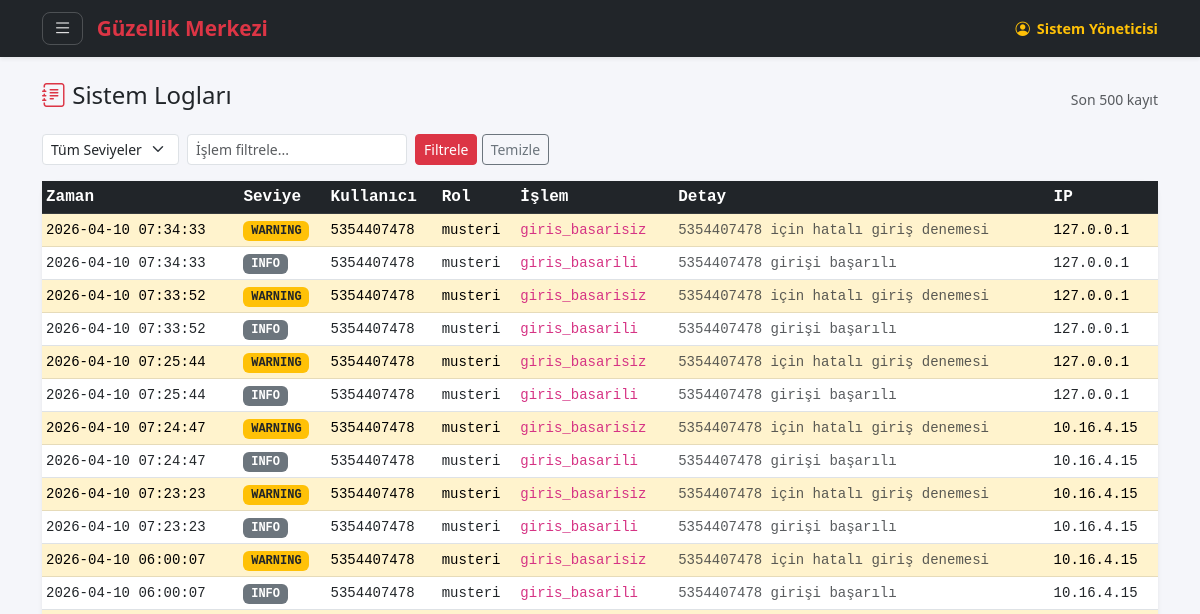
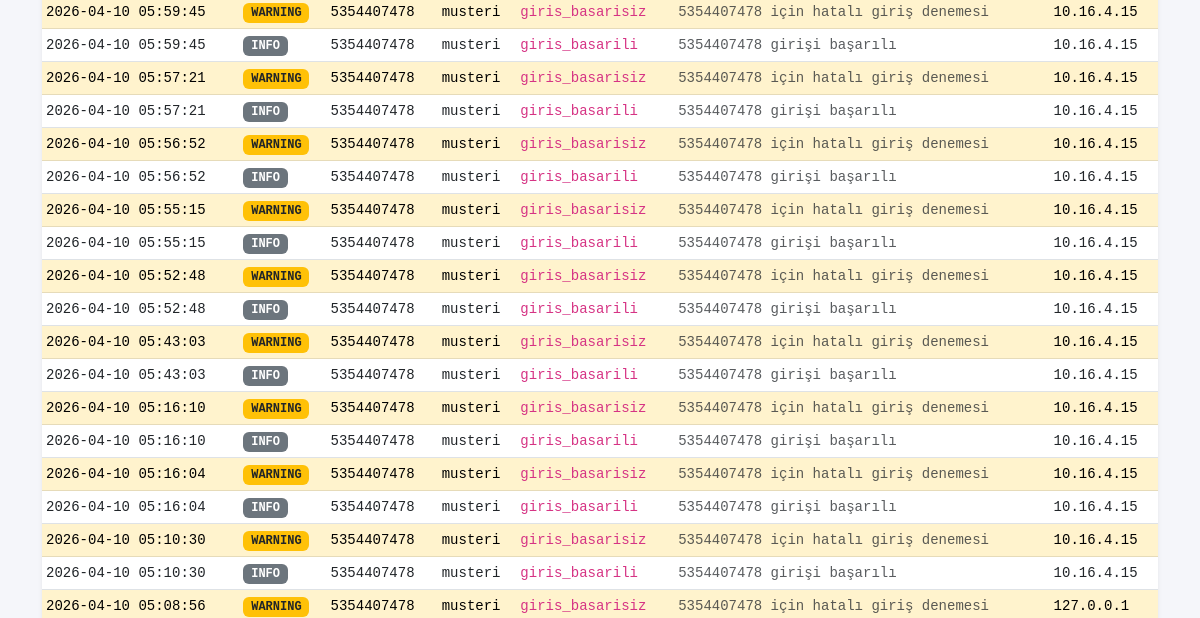
Page /admin/loglar (signed in, upper part) on the earlier database version (2 pictures, top to bottom).
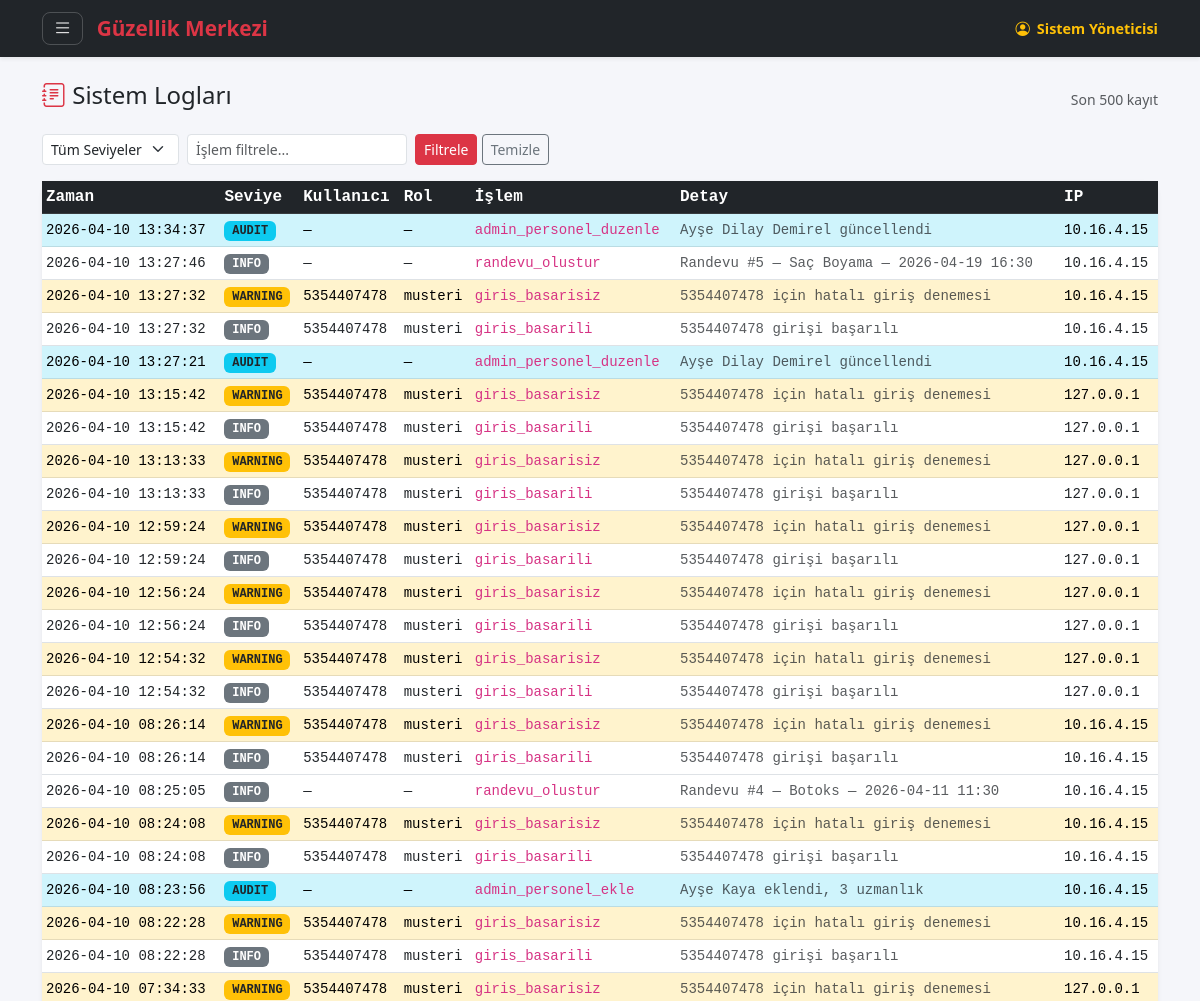
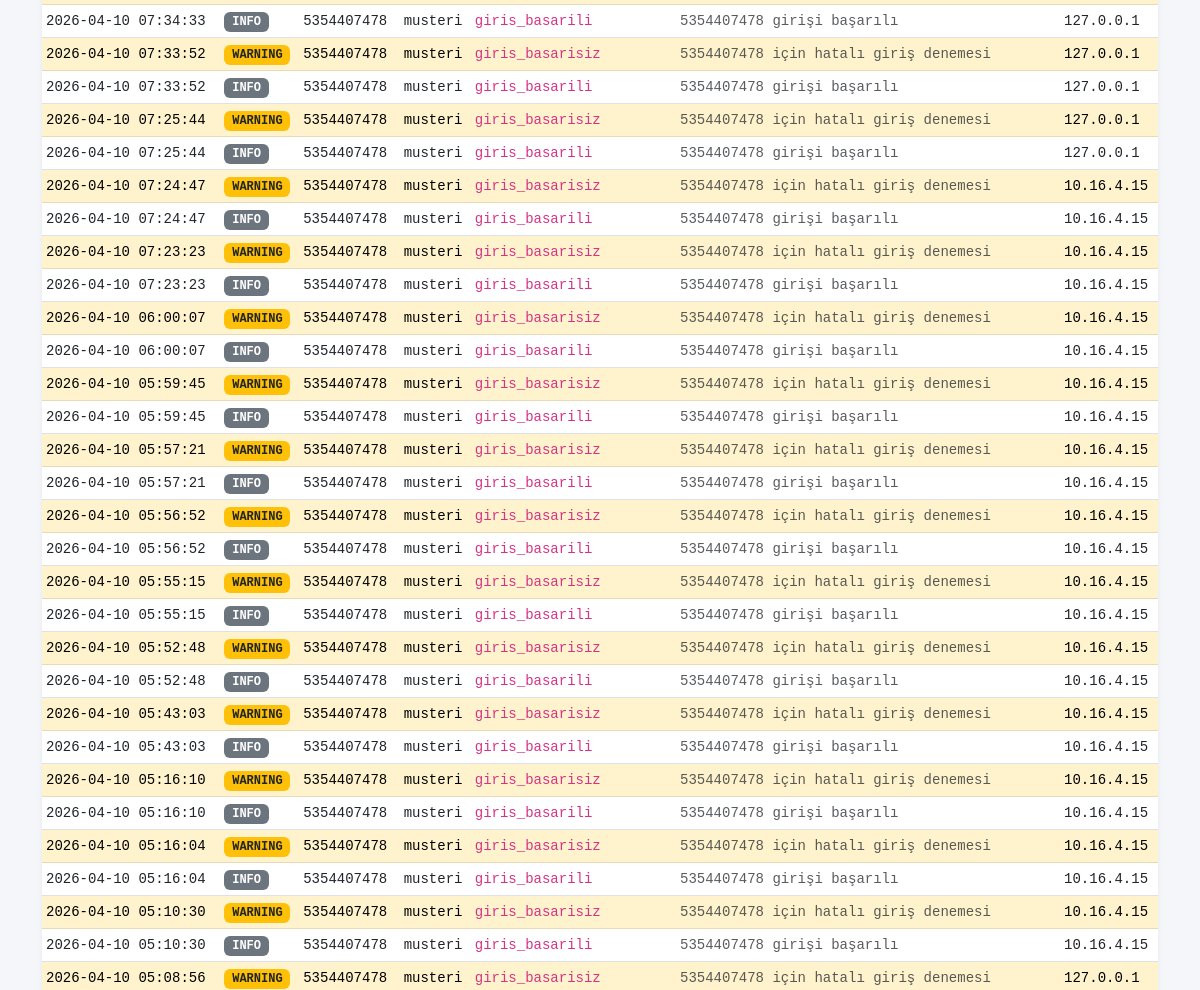
Same page on the later database version (2 pictures, top to bottom).
### tables this page shows
CREATE TABLE loglar (
            id          INTEGER PRIMARY KEY AUTOINCREMENT,
            zaman       TEXT DEFAULT (datetime('now')),
            seviye      TEXT DEFAULT 'INFO',    -- INFO | WARNING | ERROR | AUDIT
            kullanici   TEXT,                   -- ad_soyad veya 'sistem'
            rol         TEXT,                   -- musteri | personel | admin | sistem
            islem       TEXT NOT NULL,          -- Kısa eylem açıklaması
            detay       TEXT,                   -- JSON veya uzun açıklama
            ip_adresi   TEXT
        );

### routes/admin_routes.py (the view)
@admin_bp.route('/loglar')
@admin_gerekli
def loglar():
    db  = get_db()
    seviye = request.args.get('seviye', '')
    islem  = request.args.get('islem', '')
    sorgu  = 'SELECT * FROM loglar WHERE 1=1'
    params = []
    if seviye:
        sorgu += ' AND seviye = ?'
        params.append(seviye)
    if islem:
        sorgu += ' AND islem LIKE ?'
        params.append(f'%{islem}%')
    sorgu += ' ORDER BY id DESC LIMIT 500'
    log_listesi = db.execute(sorgu, params).fetchall()
    return render_template('admin/loglar.html',
                           loglar=log_listesi,
                           aktif_seviye=seviye,
                           aktif_islem=islem)

### database.py (called while the page is built)
def get_db():
    if 'db' not in g:
        g.db = sqlite3.connect(
            current_app.config['DATABASE'],
            detect_types=sqlite3.PARSE_DECLTYPES
        )
        g.db.row_factory = sqlite3.Row
    return g.db

### routes/admin_routes.py (called while the page is built)
def admin_gerekli(f):
    from functools import wraps
    @wraps(f)
    def decorated(*args, **kwargs):
        if not admin_mi():
            flash('Bu sayfaya yalnızca yönetici erişebilir.', 'danger')
            return redirect(url_for('auth.personel_login_page'))
        return f(*args, **kwargs)
    return decorated

### utils/auth_helper.py (called while the page is built)
def admin_mi() -> bool:
    return session.get('kullanici_rol') == 'admin'

### templates/admin/loglar.html (shortened to what this page needs)
{% extends 'base.html' %}
{% block icerik %}
<div class="d-flex justify-content-between align-items-center mb-3">
    <h4><i class="bi bi-journal-text text-danger"></i> Sistem Logları</h4>
    <small class="text-muted">Son 500 kayıt</small>
</div>
<form method="GET" class="row g-2 mb-3">
    <div class="col-auto">
        <select name="seviye" class="form-select form-select-sm">
            <option value="">Tüm Seviyeler</option>
        </select>
    </div>
    <div class="col-auto">
        <input type="text" name="islem" class="form-control form-control-sm"
               placeholder="İşlem filtrele..." value="{{ aktif_islem }}">
    </div>
    <div class="col-auto">
        <button class="btn btn-danger btn-sm">Filtrele</button>
        <a href="{{ url_for('admin.loglar') }}"
           class="btn btn-outline-secondary btn-sm">Temizle</a>
    </div>
</form>
<div class="card shadow-sm">
    <div class="card-body p-0">
        <div class="table-responsive">
            <table class="table table-sm table-hover mb-0 font-monospace">
                <thead class="table-dark">
                    <tr>
                        <th>Zaman</th>
                        <th>Seviye</th>
                        <th>Kullanıcı</th>
                        <th>Rol</th>
                        <th>İşlem</th>
                        <th>Detay</th>
                        <th>IP</th>
                    </tr>
                </thead>
                <tbody>
                    {% for log in loglar %}
                    <tr class="
                        {% if log.seviye == 'ERROR'   %}table-danger
                        {% elif log.seviye == 'WARNING' %}table-warning
                        {% elif log.seviye == 'AUDIT'   %}table-info
                        {% endif %}
                    ">
                        <td style="white-space:nowrap">
                            <small>{{ log.zaman }}</small>
                        </td>
                        <td>
                            <span class="badge
                                {% if log.seviye=='ERROR'   %}bg-danger
                                {% elif log.seviye=='WARNING'%}bg-warning text-dark
                                {% elif log.seviye=='AUDIT' %}bg-info text-dark
                                {% else %}bg-secondary{% endif %}">
                                {{ log.seviye }}
                            </span>
                        </td>
                        <td><small>{{ log.kullanici or '—' }}</small></td>
                        <td><small>{{ log.rol or '—' }}</small></td>
                        <td><code>{{ log.islem }}</code></td>
                        <td><small class="text-muted">{{ log.detay or '' }}</small></td>
                        <td><small>{{ log.ip_adresi or '—' }}</small></td>
                    </tr>
                    {% endfor %}
                </tbody>
            </table>
        </div>
    </div>
</div>
{% endblock %}

Differences in the rows shown:
added loglar: zaman "2026-04-10 13:34:37", seviye "AUDIT", kullanici "—", rol "—", islem "admin_personel_duzenle", detay "Ayşe Dilay Demirel güncellendi", ip_adresi "10.16.4.15"
added loglar: zaman "2026-04-10 13:27:46", seviye "INFO", kullanici "—", rol "—", islem "randevu_olustur", detay "Randevu #5 — Saç Boyama — 2026-04-19 16:30", ip_adresi "10.16.4.15"
added loglar: zaman "2026-04-10 13:27:32", seviye "WARNING", kullanici "5354407478", rol "musteri", islem "giris_basarisiz", detay "5354407478 için hatalı giriş denemesi", ip_adresi "10.16.4.15"
added loglar: zaman "2026-04-10 13:27:32", seviye "INFO", kullanici "5354407478", rol "musteri", islem "giris_basarili", detay "5354407478 girişi başarılı", ip_adresi "10.16.4.15"
added loglar: zaman "2026-04-10 13:27:21", seviye "AUDIT", kullanici "—", rol "—", islem "admin_personel_duzenle", detay "Ayşe Dilay Demirel güncellendi", ip_adresi "10.16.4.15"
added loglar: zaman "2026-04-10 13:15:42", seviye "WARNING", kullanici "5354407478", rol "musteri", islem "giris_basarisiz", detay "5354407478 için hatalı giriş denemesi", ip_adresi "127.0.0.1"
added loglar: zaman "2026-04-10 13:15:42", seviye "INFO", kullanici "5354407478", rol "musteri", islem "giris_basarili", detay "5354407478 girişi başarılı", ip_adresi "127.0.0.1"
added loglar: zaman "2026-04-10 13:13:33", seviye "WARNING", kullanici "5354407478", rol "musteri", islem "giris_basarisiz", detay "5354407478 için hatalı giriş denemesi", ip_adresi "127.0.0.1"
added loglar: zaman "2026-04-10 13:13:33", seviye "INFO", kullanici "5354407478", rol "musteri", islem "giris_basarili", detay "5354407478 girişi başarılı", ip_adresi "127.0.0.1"
added loglar: zaman "2026-04-10 12:59:24", seviye "WARNING", kullanici "5354407478", rol "musteri", islem "giris_basarisiz", detay "5354407478 için hatalı giriş denemesi", ip_adresi "127.0.0.1"
added loglar: zaman "2026-04-10 12:59:24", seviye "INFO", kullanici "5354407478", rol "musteri", islem "giris_basarili", detay "5354407478 girişi başarılı", ip_adresi "127.0.0.1"
added loglar: zaman "2026-04-10 12:56:24", seviye "WARNING", kullanici "5354407478", rol "musteri", islem "giris_basarisiz", detay "5354407478 için hatalı giriş denemesi", ip_adresi "127.0.0.1"
added loglar: zaman "2026-04-10 12:56:24", seviye "INFO", kullanici "5354407478", rol "musteri", islem "giris_basarili", detay "5354407478 girişi başarılı", ip_adresi "127.0.0.1"
added loglar: zaman "2026-04-10 12:54:32", seviye "WARNING", kullanici "5354407478", rol "musteri", islem "giris_basarisiz", detay "5354407478 için hatalı giriş denemesi", ip_adresi "127.0.0.1"
added loglar: zaman "2026-04-10 12:54:32", seviye "INFO", kullanici "5354407478", rol "musteri", islem "giris_basarili", detay "5354407478 girişi başarılı", ip_adresi "127.0.0.1"
added loglar: zaman "2026-04-10 08:26:14", seviye "WARNING", kullanici "5354407478", rol "musteri", islem "giris_basarisiz", detay "5354407478 için hatalı giriş denemesi", ip_adresi "10.16.4.15"
added loglar: zaman "2026-04-10 08:26:14", seviye "INFO", kullanici "5354407478", rol "musteri", islem "giris_basarili", detay "5354407478 girişi başarılı", ip_adresi "10.16.4.15"
added loglar: zaman "2026-04-10 08:25:05", seviye "INFO", kullanici "—", rol "—", islem "randevu_olustur", detay "Randevu #4 — Botoks — 2026-04-11 11:30", ip_adresi "10.16.4.15"
added loglar: zaman "2026-04-10 08:24:08", seviye "WARNING", kullanici "5354407478", rol "musteri", islem "giris_basarisiz", detay "5354407478 için hatalı giriş denemesi", ip_adresi "10.16.4.15"
added loglar: zaman "2026-04-10 08:24:08", seviye "INFO", kullanici "5354407478", rol "musteri", islem "giris_basarili", detay "5354407478 girişi başarılı", ip_adresi "10.16.4.15"
added loglar: zaman "2026-04-10 08:23:56", seviye "AUDIT", kullanici "—", rol "—", islem "admin_personel_ekle", detay "Ayşe Kaya eklendi, 3 uzmanlık", ip_adresi "10.16.4.15"
added loglar: zaman "2026-04-10 08:22:28", seviye "WARNING", kullanici "5354407478", rol "musteri", islem "giris_basarisiz", detay "5354407478 için hatalı giriş denemesi", ip_adresi "10.16.4.15"
added loglar: zaman "2026-04-10 08:22:28", seviye "INFO", kullanici "5354407478", rol "musteri", islem "giris_basarili", detay "5354407478 girişi başarılı", ip_adresi "10.16.4.15"
